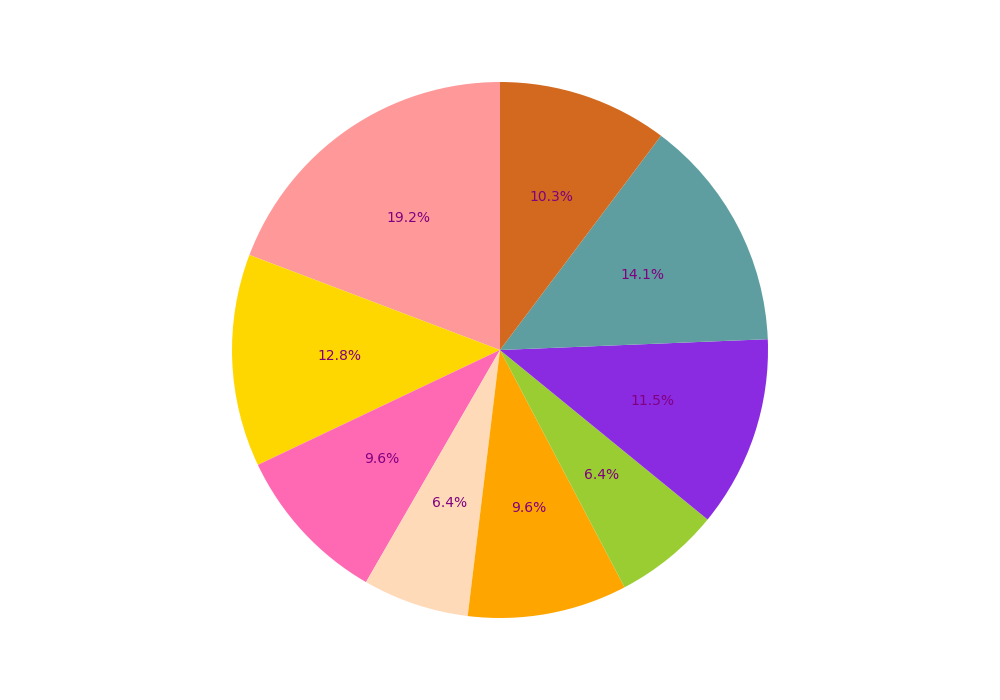

Write the Python code that produced this figure.
import matplotlib.pyplot as plt

# Original dataset
preferences = [300, 200, 150, 100, 150, 100]
colors = ['#FF9999', '#FFD700', '#FF69B4', '#FFDAB9', '#FFA500', '#9ACD32']

# New additional data series or groups
additional_preferences = [180, 220, 160]
additional_colors = ['#8A2BE2', '#5F9EA0', '#D2691E']

# Combine original and additional data
all_preferences = preferences + additional_preferences
all_colors = colors + additional_colors

fig, ax = plt.subplots(figsize=(10, 7))

ax.pie(all_preferences, colors=all_colors, autopct='%1.1f%%', startangle=90, textprops={'fontsize': 10, 'color': 'purple'})

plt.tight_layout()
plt.show()
